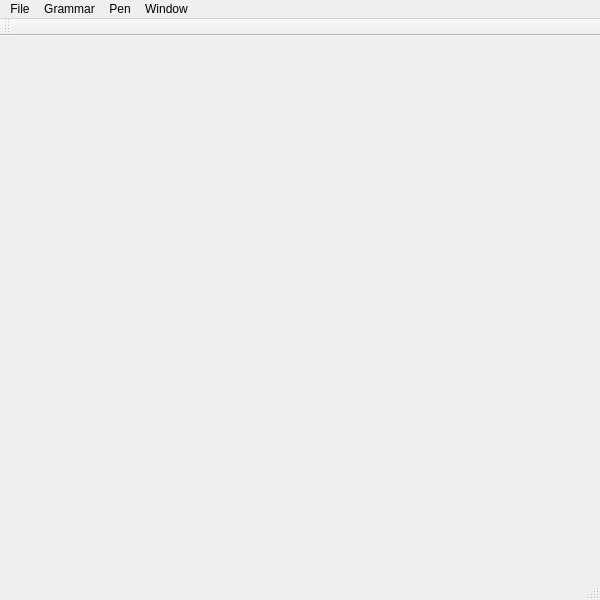
<?xml version="1.0" encoding="UTF-8"?>
<ui version="4.0">
 <class>MainWindowClass</class>
 <widget class="QMainWindow" name="MainWindowClass">
  <property name="geometry">
   <rect>
    <x>0</x>
    <y>0</y>
    <width>600</width>
    <height>600</height>
   </rect>
  </property>
  <property name="windowTitle">
   <string>MainWindow</string>
  </property>
  <widget class="QWidget" name="centralWidget"/>
  <widget class="QMenuBar" name="menuBar">
   <property name="geometry">
    <rect>
     <x>0</x>
     <y>0</y>
     <width>600</width>
     <height>21</height>
    </rect>
   </property>
   <widget class="QMenu" name="menuFile">
    <property name="title">
     <string>File</string>
    </property>
    <addaction name="actionNewSketch"/>
    <addaction name="actionLoadSketch"/>
    <addaction name="actionSaveSketch"/>
    <addaction name="separator"/>
    <addaction name="actionSaveImage"/>
    <addaction name="separator"/>
    <addaction name="actionExit"/>
   </widget>
   <widget class="QMenu" name="menuGrammar">
    <property name="title">
     <string>Grammar</string>
    </property>
    <addaction name="actionRandomGeneration"/>
    <addaction name="actionMCTS"/>
   </widget>
   <widget class="QMenu" name="menuPen">
    <property name="title">
     <string>Pen</string>
    </property>
    <widget class="QMenu" name="menuColor">
     <property name="title">
      <string>Color</string>
     </property>
     <addaction name="actionPenColorBranch"/>
     <addaction name="actionPenColorLeaf"/>
    </widget>
    <widget class="QMenu" name="menuWidth">
     <property name="title">
      <string>Width</string>
     </property>
     <addaction name="actionPenWidth20"/>
     <addaction name="actionPenWidth10"/>
     <addaction name="actionPenWidth5"/>
    </widget>
    <addaction name="menuColor"/>
    <addaction name="menuWidth"/>
   </widget>
   <widget class="QMenu" name="menuWindow">
    <property name="title">
     <string>Window</string>
    </property>
    <addaction name="actionOptions"/>
   </widget>
   <addaction name="menuFile"/>
   <addaction name="menuGrammar"/>
   <addaction name="menuPen"/>
   <addaction name="menuWindow"/>
  </widget>
  <widget class="QToolBar" name="mainToolBar">
   <attribute name="toolBarArea">
    <enum>TopToolBarArea</enum>
   </attribute>
   <attribute name="toolBarBreak">
    <bool>false</bool>
   </attribute>
  </widget>
  <widget class="QStatusBar" name="statusBar"/>
  <action name="actionNewSketch">
   <property name="text">
    <string>New Sketch</string>
   </property>
  </action>
  <action name="actionLoadSketch">
   <property name="text">
    <string>Load Sketch</string>
   </property>
  </action>
  <action name="actionSaveSketch">
   <property name="text">
    <string>Save Sketch</string>
   </property>
  </action>
  <action name="actionSaveImage">
   <property name="text">
    <string>Save Image</string>
   </property>
  </action>
  <action name="actionExit">
   <property name="text">
    <string>Exit</string>
   </property>
  </action>
  <action name="actionRandomGeneration">
   <property name="text">
    <string>Random Generation</string>
   </property>
  </action>
  <action name="actionMCTS">
   <property name="text">
    <string>MCTS</string>
   </property>
  </action>
  <action name="actionOptions">
   <property name="text">
    <string>Options</string>
   </property>
  </action>
  <action name="actionPenColorBranch">
   <property name="text">
    <string>Branch</string>
   </property>
  </action>
  <action name="actionPenColorLeaf">
   <property name="text">
    <string>Leaf</string>
   </property>
  </action>
  <action name="actionPenWidth20">
   <property name="text">
    <string>20</string>
   </property>
  </action>
  <action name="actionPenWidth10">
   <property name="text">
    <string>10</string>
   </property>
  </action>
  <action name="actionPenWidth5">
   <property name="text">
    <string>5</string>
   </property>
  </action>
 </widget>
 <layoutdefault spacing="6" margin="11"/>
 <resources>
  <include location="MainWindow.qrc"/>
 </resources>
 <connections/>
</ui>
